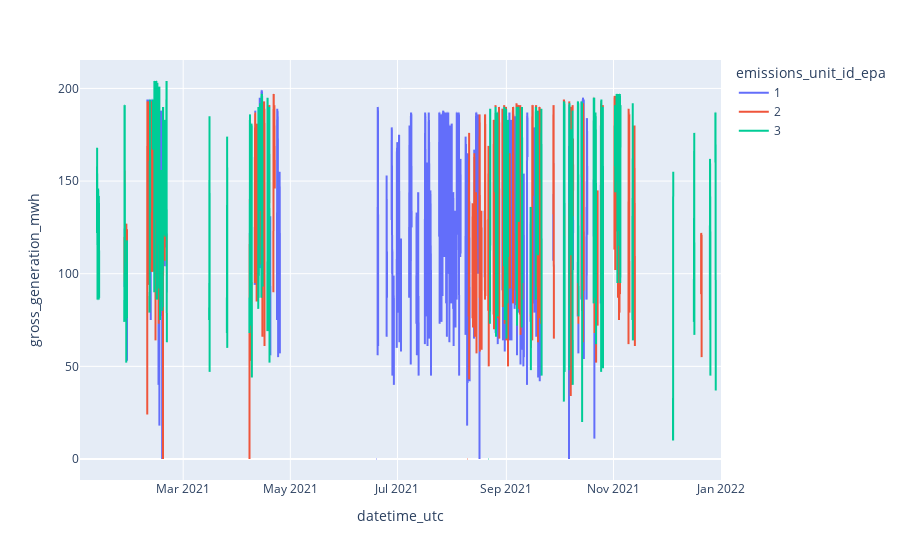

The notebook cell saved with this chart:
### Code cell
px.line(cems[cems["plant_id_eia"] == 57865], x="datetime_utc", y="gross_generation_mwh", color="emissions_unit_id_epa")

### Figure 1 — Plotly figure (JSON) as saved in the notebook; plotly's stock layout.template omitted (floating-point values rounded to 4 significant figures; data arrays with more than 128 entries replaced by an {"elided": "..."} marker saying what was removed)
{"data": [{"hovertemplate": "emissions_unit_id_epa=1<br>datetime_utc=%{x}<br>gross_generation_mwh=%{y}<extra></extra>", "legendgroup": "1", "line": {"color": "#636efa", "dash": "solid"}, "marker": {"symbol": "circle"}, "mode": "lines", "name": "1", "showlegend": true, "type": "scattergl", "x": {"elided": "6551 str values"}, "xaxis": "x", "y": {"elided": "6551 int values"}, "yaxis": "y"}, {"hovertemplate": "emissions_unit_id_epa=2<br>datetime_utc=%{x}<br>gross_generation_mwh=%{y}<extra></extra>", "legendgroup": "2", "line": {"color": "#EF553B", "dash": "solid"}, "marker": {"symbol": "circle"}, "mode": "lines", "name": "2", "showlegend": true, "type": "scattergl", "x": {"elided": "5809 str values"}, "xaxis": "x", "y": {"elided": "5809 int values"}, "yaxis": "y"}, {"hovertemplate": "emissions_unit_id_epa=3<br>datetime_utc=%{x}<br>gross_generation_mwh=%{y}<extra></extra>", "legendgroup": "3", "line": {"color": "#00cc96", "dash": "solid"}, "marker": {"symbol": "circle"}, "mode": "lines", "name": "3", "showlegend": true, "type": "scattergl", "x": {"elided": "6552 str values"}, "xaxis": "x", "y": {"elided": "6552 int values"}, "yaxis": "y"}], "layout": {"legend": {"title": {"text": "emissions_unit_id_epa"}, "tracegroupgap": 0}, "margin": {"t": 60}, "xaxis": {"anchor": "y", "domain": [0, 1], "title": {"text": "datetime_utc"}}, "yaxis": {"anchor": "x", "domain": [0, 1], "title": {"text": "gross_generation_mwh"}}}}
